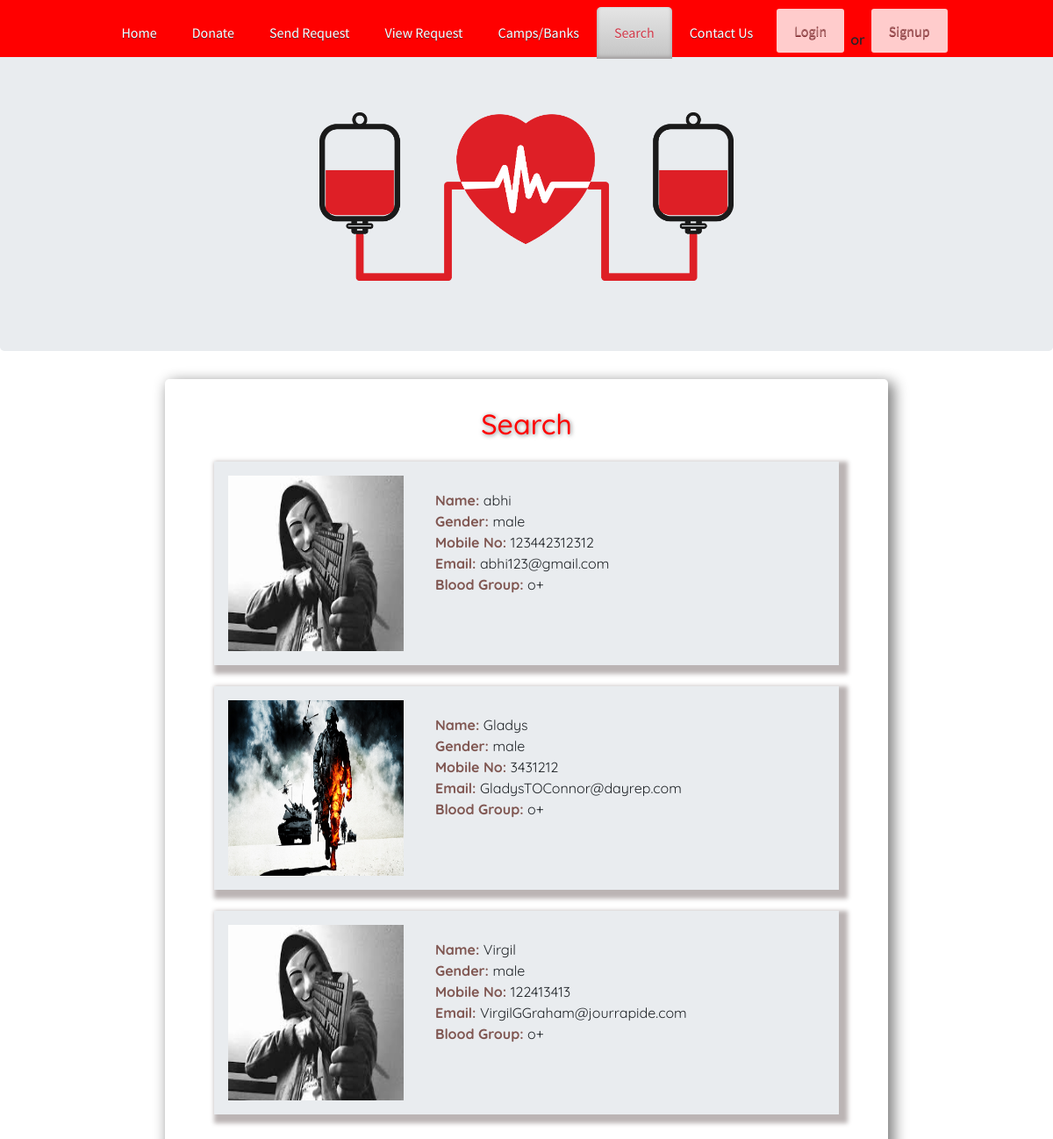
Page /result.php?bg=1 on the committed database.
### tables this page shows
CREATE TABLE IF NOT EXISTS `donarregistration` (
  `donar_id` int(100) NOT NULL AUTO_INCREMENT,
  `name` varchar(100) NOT NULL,
  `gender` varchar(100) NOT NULL,
  `age` varchar(100) NOT NULL,
  `mobile` varchar(100) NOT NULL,
  `bgroup` int(100) NOT NULL,
  `email` varchar(100) NOT NULL,
  `pwd` varchar(100) NOT NULL,
  `pic` varchar(1000) NOT NULL,
  PRIMARY KEY (`donar_id`)
);

CREATE TABLE IF NOT EXISTS `bloodgroup` (
  `bg_id` int(100) NOT NULL AUTO_INCREMENT,
  `bg_name` varchar(100) NOT NULL,
  PRIMARY KEY (`bg_id`)
);

### result.php (the view, shortened to what this page needs)
<!DOCTYPE html
    PUBLIC "-//W3C//DTD XHTML 1.0 Transitional//EN" "http://www.w3.org/TR/xhtml1/DTD/xhtml1-transitional.dtd">
<html xmlns="http://www.w3.org/1999/xhtml">
<head>
    <link href="css/lightbox.css" rel="stylesheet" />
    <link href="StyleSheet.css" rel="stylesheet" type="text/css" />
    <link href="css/style.css" rel="stylesheet" type="text/css" media="all" />
    <link href="css/flexslider.css" rel="stylesheet" type="text/css" media="all" />
    <link rel="stylesheet" href="https://cdn.jsdelivr.net/npm/bootstrap@4.6.0/dist/css/bootstrap.min.css"
>
</head>
<body>
    <?php include('Admin/function.php'); ?>
    <?php include('header.php') ?>
    <div class="jumbotron">
        <img src="img/HomepgJ.png" alt="">
    </div>
    <div class="container" style="width: max-content; max-width: 90vw; margin: auto; margin-bottom: 5rem !important;">
        <form method="post" enctype="multipart/form-data">
            <div cellpadding="0" cellspacing="0" width="1100px" style="margin:auto">
                <div cellpadding="0" cellspacing="0" width="800px" height="100px" style="margin:auto; border:0px"
                    class="">
                    <div class="BMSTitle">
                        <h2>Search</h2>
                    </div>
                    <?php
$cn= makeconnection();
$s="select * from donarregistration,bloodgroup where donarregistration.bgroup='". $_GET["bg"]."' and donarregistration.bgroup=bloodgroup.bg_id";
	$result= mysqli_query($cn, $s);
	while($data=mysqli_fetch_array($result)){
?>
                    <div>
                        <td>
                            <div cellpadding="0" cellspacing="0" width="700px" height="150px"
                                style=" border:none; padding: 1rem !important;" class="tableborder">
                                <div style="display: flex;">
                                    <div width="100px" style="vertical-align:middle">
                                        <a href="doner_pic/<?php echo $data[8] ?>" data-lightbox="image-1">
                                            <img src="doner_pic/<?php echo $data[8] ?>" height="200px" width="200px"
                                                style="margin:auto; float:left" /></a>
                                    </div>
                        <td width="500px" height="50px" style="vertical-align:top">
                            <div cellpadding="0" width="500px" height="150px"
                                style="border:none; padding: 1rem; width: 30rem; max-width: 100vw">
                                <div>
                        <td><span class="title">Name: </span>
                        </td>
                        <td><?php echo $data[1]; ?></td>
                    </div>
                    <div>
                        <td><span class="title">Gender: </span></td>
                        <td><?php echo $data[2]; ?></td>
                    </div>
                    <div>
                        <td style="width:24px"><span class="title">Mobile No: </span>
                        </td>
                        <td><?php echo $data[4]; ?></td>
                    </div>
                    <div>
                        <td><span class="title">Email: </span></td>
                        <td><?php echo $data[6]; ?></td>
                    </div>
                    <div>
                        <td><span class="title">Blood Group: </span></td>
                        <td><?php echo $data[10]; ?></td>
                    </div>
                </div>
                </td>
            </div>
    </div>
    </td>
    </div>
    <?php } mysqli_close($cn); ?>
    </div>
    </div>
    </form>
</body>
</html>

### css/lightbox.css (style rules this page uses)
body:after { content: url(../img/close.png) url(../img/loading.gif) url(../img/prev.png) url(../img/next.png); display: none; }

### StyleSheet.css (style rules this page uses)
.title { font-weight: bold; color: #805752; font-size: 16px; text-align: left; padding-left: 20px; }

### css/style.css (style rules this page uses)
html, body, div, span, applet, object, iframe, h1, h2, h3, h4, h5, h6, p, blockquote, pre, a, abbr, acronym, address, big, cite, code, del, dfn, em, img, ins, kbd, q, s, samp, small, strike, strong, sub, sup, tt, var, b, u, i, dl, dt, dd, ol, nav ul, nav li, fieldset, form, label, legend, table, caption, tbody, tfoot, thead, tr, th, td, article, aside, canvas, details, embed, figure, figcaption, footer, header, hgroup, menu, nav, output, ruby, section, summary, time, mark, audio, video { margin: 0; padding: 0; border: 0; font-size: 100%; font: inherit; vertical-align: baseline; }
a { text-decoration: none; }
img { max-width: 100%; }
body { font-family: Arial, Geneva, Helvetica, sans-serif; font-size: 100%; }
.jumbotron { height: 50vh; padding: 5rem !important; padding-top: 8rem !important; text-align: center; }
.jumbotron img { max-width: 100%; max-height: 100%; margin: auto; }
.container { margin-bottom: 5rem; box-shadow: 5px 5px 16px 2px gray; border-radius: 5px; padding: 2rem !important; }
.BMSTitle h2 { text-align: center; color: red; text-shadow: 1px 1px 5px #7B7C7E; }

### css/navbar.css (style rules this page uses)
html, body { margin: 0; padding: 0; box-sizing: border-box; font-family: "Quicksand", sans-serif; }

### rows in the picture
donarregistration: pic (placeholder picture), name "abhi", gender "male", mobile "123442312312", email "abhi123@gmail.com", bloodgroup.bg_name "o+"
donarregistration: pic (picture), name "Gladys", gender "male", mobile "3431212", email "GladysTOConnor@dayrep.com", bloodgroup.bg_name "o+"
donarregistration: pic (placeholder picture), name "Virgil", gender "male", mobile "122413413", email "VirgilGGraham@jourrapide.com", bloodgroup.bg_name "o+"
